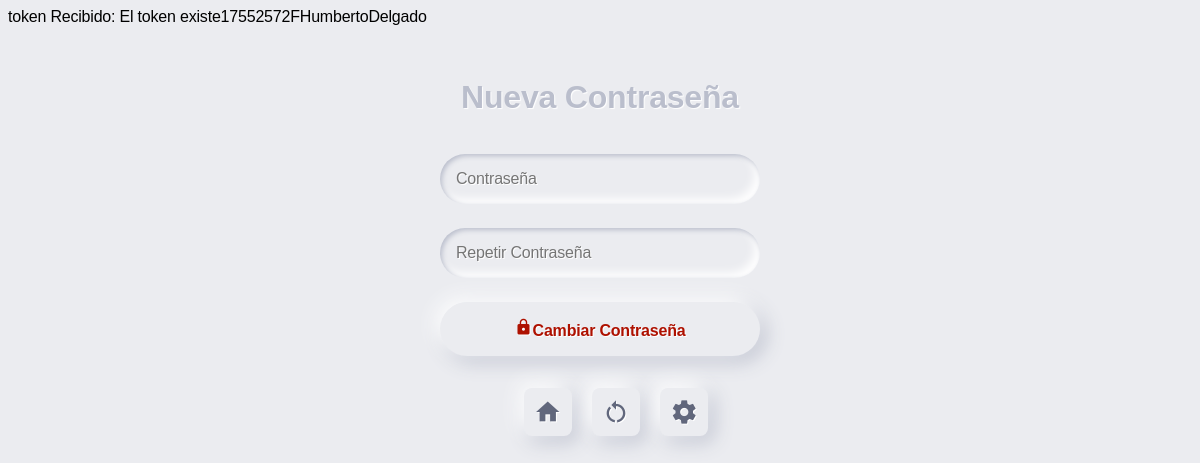
The page /reset.php on the database its author committed.
### tables this page shows
CREATE TABLE `usuarios` (
  `id` int(11) NOT NULL,
  `dni` varchar(10) NOT NULL,
  `nombre` varchar(30) NOT NULL,
  `apellidos` varchar(30) NOT NULL,
  `email` varchar(50) DEFAULT NULL,
  `contrasena` varchar(50) DEFAULT NULL,
  `telefono` varchar(50) DEFAULT NULL,
  `dias` varchar(50) DEFAULT NULL,
  `token` varchar(255) NOT NULL DEFAULT ''
);

### reset.php (the view, shortened to what this page needs)
<?php
$token_recibido = $_GET['token'];
$servername = "localhost";
$username = "root";
$password = "";
$database = "vacacionix";
$conn = new mysqli($servername, $username, $password, $database);
$sql = "SELECT * FROM usuarios WHERE token = '$token_recibido'";
$result = $conn->query($sql);
if ($conn->query($sql)) {
    echo "El token existe";
        while($row = $result->fetch_assoc()) {
            $dni = $row["dni"];
            $nombre = $row["nombre"];
            $apellidos = $row["apellidos"];
            echo $dni, $nombre, $apellidos;
            ?>
<html lang="es">
<head>
  <link rel="stylesheet" href="css/styles.css">
</head>
            <form method="post" action="newpass.php">
        <div class="segment">
          <h1>Nueva Contraseña</h1>
        </div>
        <label>
          <input id="txtPassword" name="txtPassword" type="text" placeholder="Contraseña"/>
        </label>
        <label>
          <input id="txtContrasena" name="txtContrasena" type="text" placeholder="Repetir Contraseña"/>
        </label>
        <button class="red" type="submit"><i class="material-icons" style="font-size:18px;">lock</i>Cambiar Contraseña</button>
        <div class="segment">
      </form>
      <form method="post" action="accionportada.php">
              <button class="unit" type="submmit" name="home"><i class="material-icons" style="font-size:28px;">home</i></button>
              <button class="unit" type="submit" name="restart"><i class="material-icons" style="font-size:28px;">restart_alt</i></button>
              <button class="unit" type="submit" name="settings"><i class="material-icons" style="font-size:28px;">settings</i></button>
            </form>
        </html>
        <?php
        }
    } else {
        echo "No se encontraron resultados para el ID proporcionado.";
    }
?>

### css/styles.css (style rules this page uses)
body, html { background-color: #EBECF0; }
body, p, input, select, textarea, button { font-family: 'Montserrat', sans-serif; letter-spacing: -0.2px; font-size: 16px; }
div, p { color: #BABECC; text-shadow: 1px 1px 1px #FFF; }
form { padding: 16px; width: 320px; margin: 0 auto; }
.segment { padding: 16px 0; text-align: center; }
button, input { border: 0; outline: 0; font-size: 16px; border-radius: 320px; padding: 16px; background-color: #EBECF0; text-shadow: 1px 1px 0 #FFF; }
label { display: block; margin-bottom: 24px; width: 100%; }
input { margin-right: 8px; box-shadow: inset 2px 2px 5px #BABECC, inset -5px -5px 10px #FFF; width: 100%; box-sizing: border-box; transition: all 0.2s ease-in-out; appearance: none; -webkit-appearance: none; }
button { color: #61677C; font-weight: bold; box-shadow: -5px -5px 20px #FFF, 5px 5px 20px #BABECC; transition: all 0.2s ease-in-out; cursor: pointer; font-weight: 600; }
button.unit { border-radius: 8px; line-height: 0; width: 48px; height: 48px; display: inline-flex; justify-content: center; align-items: center; margin: 0 8px; font-size: 19.2px; }
button.red { display: block; width: 100%; color: #AE1100; }

### rows shown on the page
usuarios: dni "17552572F", nombre "Humberto", apellidos "Delgado"
